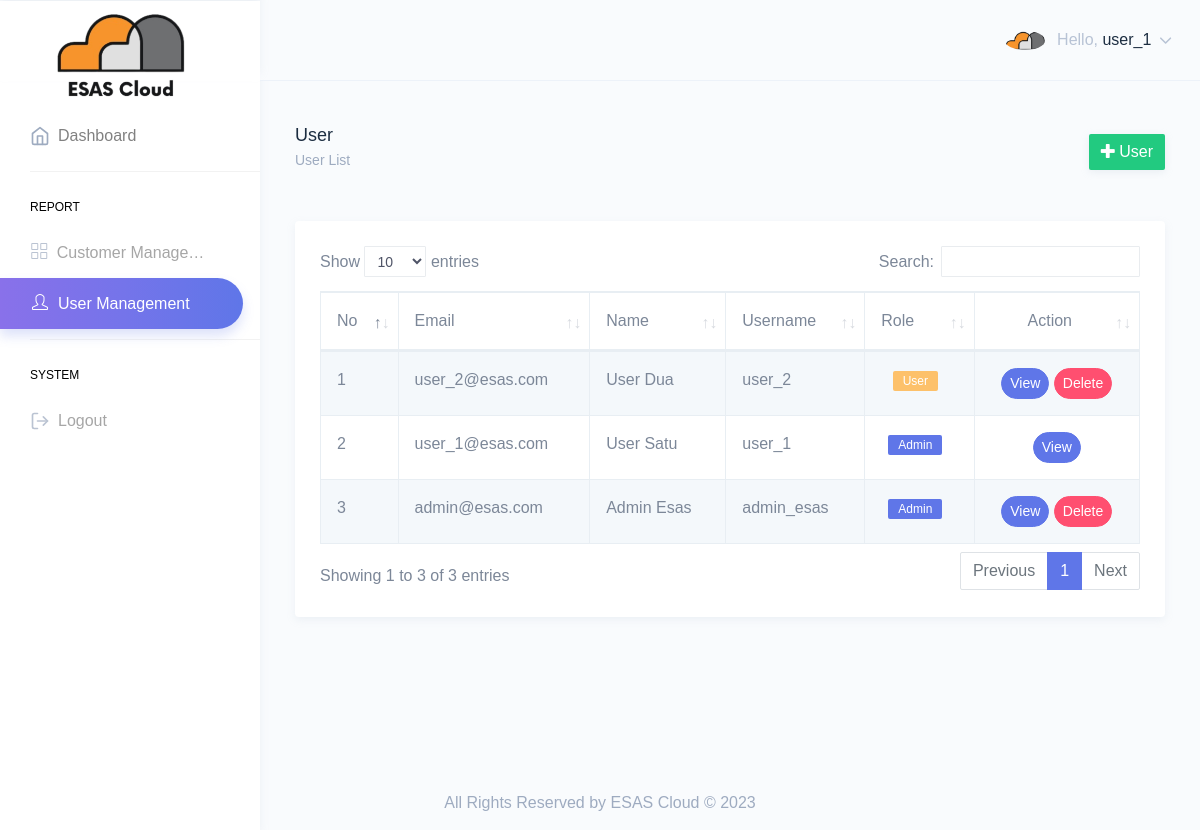
/user.php (signed in), run on the app's committed database.
### tables this page shows
CREATE TABLE `user` (
  `id` int(11) NOT NULL,
  `username` text NOT NULL,
  `password` varchar(255) NOT NULL,
  `user_role` varchar(255) NOT NULL,
  `email` varchar(255) NOT NULL,
  `fullname` varchar(255) NOT NULL
);

### user.php (the view, shortened to what this page needs)
<?php
include "src/header.php";
$userQuery = "SELECT * FROM user";
$execUserQuery = mysqli_query($conn, $userQuery);
?>
<div class="page-wrapper">
    <div class="page-breadcrumb">
        <div class="row">
            <div class="col-7 align-self-center">
                <h4 class="page-title text-truncate text-dark font-weight-medium mb-1">User</h4>
                <div class="d-flex align-items-center">
                    <nav aria-label="breadcrumb">
                        <ol class="breadcrumb m-0 p-0">
                            <li class="breadcrumb-item text-muted active" aria-current="page">User List</li>
                        </ol>
                    </nav>
                </div>
            </div>
            <div class="col-5 align-self-center">
                <div class="customize-input float-right">
                    <form class="mt-4">
                        <div class="form-group">
                            <button type="button" class="btn btn-success border-0 custom-shadow" data-toggle="modal"
                                data-target="#new-user-modal">
                                <i class="fas fa-plus"></i> User
                            </button>
                        </div>
                    </form>
                </div>
            </div>
        </div>
    </div>
    <div class="container-fluid">
        <div class="row">
            <div class="col-12">
                <div class="card">
                    <div class="card-body">
                        <div class="table-responsive">
                            <table id="zero_config" class="table table-striped table-bordered no-wrap">
                                <thead>
                                    <tr>
                                        <th>No</th>
                                        <th>Email</th>
                                        <th>Name</th>
                                        <th>Username</th>
                                        <th>Role</th>
                                        <th class="text-center">Action</th>
                                    </tr>
                                </thead>
                                <tbody>
                                    <?php
                                        if (mysqli_num_rows($execUserQuery)>0) {
                                            $count = 1;
                                            foreach ($execUserQuery as $userData) {
                                    ?>
                                    <tr>
                                        <td><?php echo $count; ?></td>
                                        <td><?php echo $userData['email']; ?></td>
                                        <td><?php echo $userData['fullname']; ?></td>
                                        <td><?php echo $userData['username']; ?></td>
                                        <?php if ($userData['user_role']=='user') { ?>
                                        <td>
                                            <div class="text-center">
                                                <span class="badge mr-2 badge badge-warning role">User</span>
                                            </div>
                                        </td>
                                        <?php } else { ?>
                                        <td>
                                            <div class="text-center">
                                                <span class="badge mr-2 badge badge-info role">Admin</span>
                                            </div>
                                        </td>
                                        <?php } ?>
                                        <td class="text-center">
                                            <a href="user-detail.php?email=<?php echo $userData["email"]; ?>" class="btn btn-sm btn-primary btn-rounded">
                                                View
                                            </a>
                                            <?php if($userData["username"] != $_SESSION["username"]) { ?>
                                            <button type="button" class="btn btn-sm btn-danger btn-rounded" onclick="deleteUser('<?php echo $userData['id']; ?>','<?php echo $userData['username']; ?>')">
                                                Delete
                                            </button>
                                            <?php } ?>
                                        </td>
                                    </tr>
                                    <?php
                                            $count++;
                                            }
                                        }
                                    ?>
                                </tbody>
                            </table>
                        </div>
                    </div>
                </div>
            </div>
        </div>
    </div>
</div>
<?php
include "src/footer.php";
?>
</body>
</html>

### user.php (style rules this page uses)
.role { color: white; }

### data on the page
user: email "user_2@esas.com", fullname "User Dua", username "user_2", user_role "User"
user: email "user_1@esas.com", fullname "User Satu", username "user_1", user_role "Admin"
user: email "admin@esas.com", fullname "Admin Esas", username "admin_esas", user_role "Admin"

### other printed values
$_SESSION["username"] "user_1"
